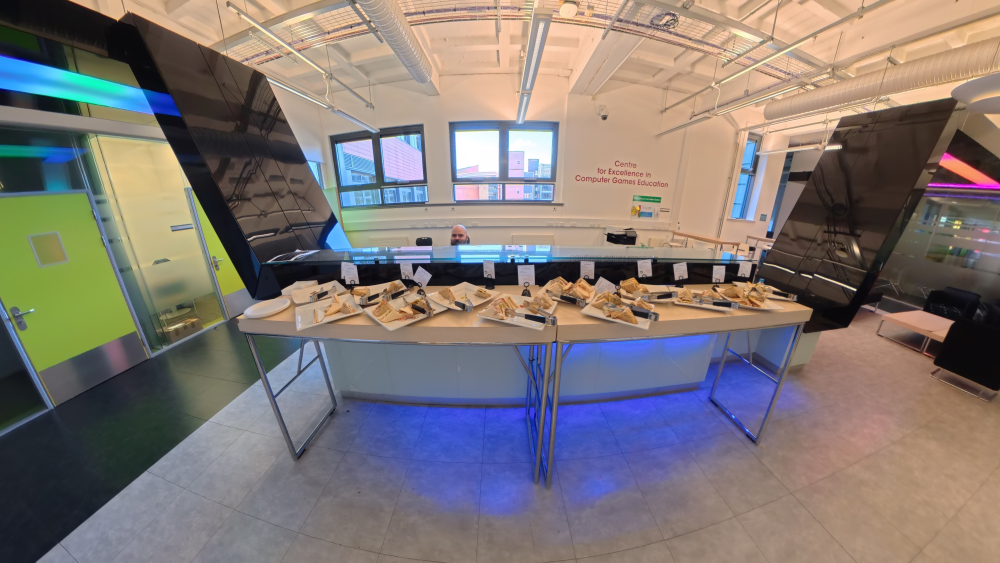
#> input picture assets/crunch_zone/CRUNCHER/SANDWICHES.jpg, 4000 x 2250 px (shown at 1/4 size)
$ python crunchify.py
#> lines starting #> are read from the running program, lines starting #| are printed output that depends on the picture
#> the answer given: CRUNCHER
import os
import re
import argparse
from collections import defaultdict
from PIL import Image

def process_images(input_folder):
    # Create the 'processed' folder inside the target directory
#> called with input_folder = 'CRUNCHER'
    processed_folder = os.path.join(input_folder, "processed")
    os.makedirs(processed_folder, exist_ok=True)

    # Supported image extensions
    valid_extensions = ('.png', '.jpg', '.jpeg', '.bmp', '.tiff', '.webp')

    # Get all images and sort them to maintain sequence order
    files = [f for f in os.listdir(input_folder) if f.lower().endswith(valid_extensions)]
    files.sort()

    if not files:
        print("No images found in the specified directory.")
        return

    # Group files into distinct sequences based on their text prefix
    sequences = defaultdict(list)
    for filename in files:
        name, _ = os.path.splitext(filename)
        # Search for trailing digits at the end of the filename
        match = re.search(r'(\d+)$', name)

        if match:
            # Extract everything before the trailing numbers (e.g., "Run_" from "Run_005")
            prefix = name[:match.start()]
        else:
            # If there are no numbers at all, use the whole name and add an underscore
            prefix = name + "_" if not name.endswith("_") else name

        sequences[prefix].append(filename)

    # Process each identified sequence separately
    for prefix, file_list in sequences.items():
        print(f"\nProcessing sequence: '{prefix}' ({len(file_list)} original frames)")

        # Convert 60fps to 15fps by keeping 1 frame out of every 4 for this specific sequence
        files_to_process = file_list[::4]

        for index, filename in enumerate(files_to_process, start=1):
            filepath = os.path.join(input_folder, filename)

            try:
                with Image.open(filepath) as img:
                    # Convert to RGBA to ensure we have an alpha channel to manipulate
#> img is the input picture: PIL image 4000x2250 RGB; mean R, G, B 128.9, 120, 116.8
                    img = img.convert("RGBA")
#> img: PIL image 4000x2250 RGBA

                    # Downscale to 192x108 using Nearest Neighbour interpolation
                    img = img.resize((192, 108), Image.Resampling.NEAREST)
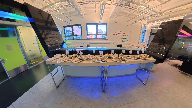
#> img: PIL image 192x108 RGBA; mean R, G, B, A 128.8, 119.8, 116.8, 255

                    # Split the image into Red, Green, Blue, and Alpha channels
                    r, g, b, a = img.split()
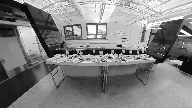
#> r: PIL image 192x108 L; min 0, max 255, mean 128.8
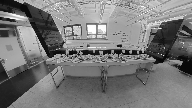
#> g: PIL image 192x108 L; min 3, max 255, mean 119.8
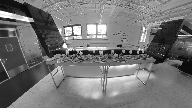
#> b: PIL image 192x108 L; min 1, max 255, mean 116.8
#> a: PIL image 192x108 L; every value is 255

                    # Threshold the alpha channel (50% of 255 is roughly 127)
                    a = a.point(lambda p: 255 if p > 127 else 0)

                    # Merge the channels back together with the modified alpha
                    img = Image.merge("RGBA", (r, g, b, a))

                    # Format the new filename with the preserved prefix and a 3-digit index
                    new_filename = f"{prefix}{index:03d}.png"
                    new_filepath = os.path.join(processed_folder, new_filename)

                    # Save as PNG to ensure the 100%/0% alpha channel is preserved
                    img.save(new_filepath, format="PNG")
                    print(f"  -> Saved {new_filename}")

            except Exception as e:
                print(f"Error processing {filename}: {e}")

if __name__ == "__main__":
    folder_path = input("Enter the path to the folder containing the image sequences: ").strip()

    if os.path.isdir(folder_path):
        process_images(folder_path)
        print("\nAll sequences complete.")
    else:
        print("Invalid folder path. Please check the directory and try again.")
